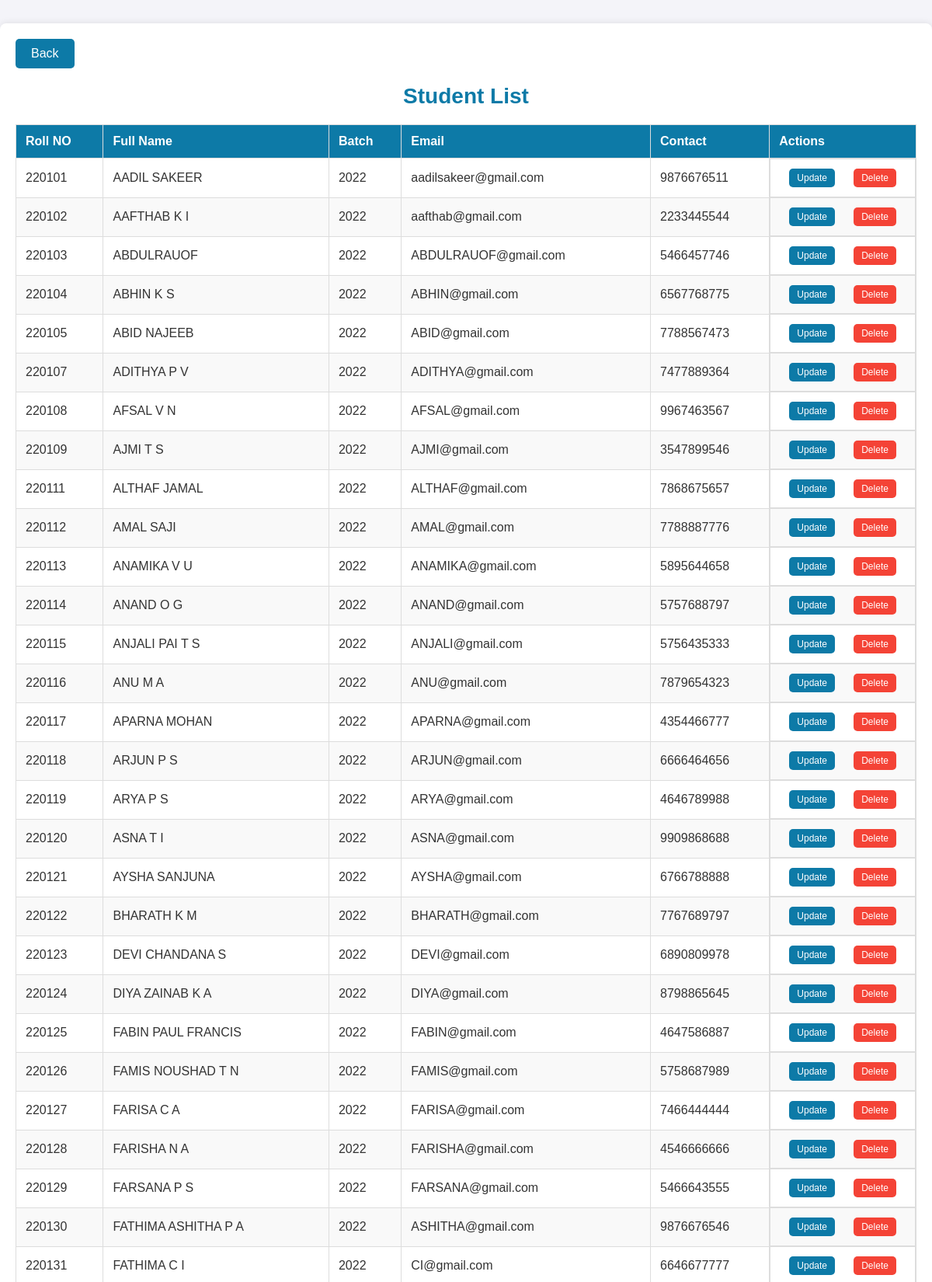
Screenshot of /admin-dashboard/viewStudents.php?id=5 (upper part) with the database file from the repository.
### tables this page shows
CREATE TABLE `students` (
  `STUDENT_ID` int(11) NOT NULL,
  `USER_ID` int(11) NOT NULL,
  `NAMEE` varchar(100) NOT NULL,
  `CLASS_NAME` varchar(100) NOT NULL,
  `PARENT_CONTACT` varchar(100) NOT NULL,
  `BATCH_ID` int(11) NOT NULL
);

CREATE TABLE `users` (
  `USER_ID` int(11) NOT NULL,
  `USER_NAME` varchar(100) NOT NULL,
  `PASSWORDD` varchar(100) NOT NULL,
  `EMAIL` varchar(100) NOT NULL,
  `ROLEE` enum('ADMIN','TEACHERS','STUDENTS') NOT NULL,
  `STATUSS` enum('ACTIVE','INACTIVE') NOT NULL DEFAULT 'ACTIVE'
);

CREATE TABLE `batches` (
  `BATCH_ID` int(11) NOT NULL,
  `BATCH` varchar(200) NOT NULL,
  `YEARR` int(11) NOT NULL,
  `CLASS` varchar(100) NOT NULL,
  `SEMESTER_1` int(11) NOT NULL DEFAULT 0,
  `SEMESTER_2` int(11) NOT NULL DEFAULT 0,
  `SEMESTER_3` int(11) NOT NULL DEFAULT 0,
  `SEMESTER_4` int(11) NOT NULL DEFAULT 0,
  `SEMESTER_5` int(11) NOT NULL DEFAULT 0,
  `SEMESTER_6` int(11) NOT NULL DEFAULT 0,
  `SEMESTER_7` int(11) NOT NULL DEFAULT 0,
  `SEMESTER_8` int(11) NOT NULL DEFAULT 0
);

### admin-dashboard/viewStudents.php (the view, shortened to what this page needs)
<?php
    if($_SERVER['REQUEST_METHOD']=='GET'){
        $dbcon=mysqli_connect("localhost","root","","AMS");
        $BATCH_ID=$_GET['id'];
        $sql="SELECT * FROM batches WHERE BATCH_ID='$BATCH_ID'";
        $batch=mysqli_query($dbcon,$sql);
        if($batch){
            $batch_row=mysqli_fetch_array($batch);
        }
    }
?>
<!DOCTYPE html>
<html lang="en">
<head>
</head>
<body>
    <div class="container">
        <div class="back-button-container">
            <?php
                echo "<a href='adminDashboard.php?tab=manage-students' class='back-button'>Back</a>";
            ?>
        </div>
        <h1>Student List</h1>
        <table>
            <thead>
                <tr>
                    <th>Roll NO</th>
                    <th>Full Name</th>
                    <th>Batch</th>
                    <th>Email</th>
                    <th>Contact</th>
                    <th>Actions</th>
                </tr>
            </thead>
            <tbody>
                <?php
                    $sql="SELECT * FROM students WHERE BATCH_ID='$BATCH_ID' order by NAMEE";
                    $data3=mysqli_query($dbcon,$sql);
                    if($data3){
                        $student_count=mysqli_num_rows($data3);
                        for($j=0;$j<$student_count;$j++){
                            $student=mysqli_fetch_array($data3);
                            $key=$student['USER_ID'];
                            $sql="SELECT * FROM users WHERE USER_ID='$student[USER_ID]'";
                            $data4=mysqli_query($dbcon,$sql);
                            $user=mysqli_fetch_array($data4);
                                echo"  <tr>
                                        <td>".$user['USER_NAME']."</td>
                                        <td>".$student['NAMEE']."</td>
                                        <td>".$batch_row['YEARR']."</td>
                                        <td>".$user['EMAIL']."</td>
                                        <td>".$student['PARENT_CONTACT']."</td>
                                        <td class='action-btn'><a href='update_student.php?id=".$key."&tab=manage-students' class='update-btn'>Update</a><a href='delete.php?id=".$key."&rolee=student&tab=manage-students' class='delete-btn'>Delete</a></td>                                    </tr>";
                        }
                    }
                ?>
            </tbody>
        </table>
    </div>
</body>
</html>

### admin-dashboard/viewStudents.php (style rules this page uses)
body { font-family: 'Arial', sans-serif; margin: 0; padding: 0; background-color: #f4f4f9; color: #333; }
.container { max-width: 1200px; margin: 30px auto; padding: 20px; background-color: #fff; box-shadow: 0 0 10px rgba(0, 0, 0, 0.1); border-radius: 8px; }
.container h1 { font-size: 28px; margin-bottom: 20px; color: #0d7aa7; text-align: center; }
table { width: 100%; border-collapse: collapse; margin-bottom: 20px; }
table, th, td { border: 1px solid #ddd; }
th, td { padding: 12px; text-align: left; }
th { background-color: #0d7aa7; color: white; }
tr:nth-child(even) { background-color: #f9f9f9; }
.back-button { background-color: #0d7aa7; color: white; padding: 10px 20px; border: none; border-radius: 5px; cursor: pointer; font-size: 16px; transition: background-color 0.3s; display: inline-block; text-decoration:none; }
.back-button-container { text-align: left; margin-bottom: 20px; }
.update-btn, .delete-btn, .accessAllow-btn, .accessDeny-btn { display: inline-block; padding: 5px 10px; background-color: #0d7aa7; color: white; text-align: center; text-decoration: none; border-radius: 5px; font-size: 12px; transition: background-color 0.3s ease; }
.delete-btn { background-color: #f44336; }
td.action-btn { display: flex; justify-content: space-around; }

### rows the page displays
students: USER_ID.USER_NAME "220101", NAMEE "AADIL SAKEER", BATCH_ID.YEARR "2022", USER_ID.EMAIL "aadilsakeer@gmail.com", PARENT_CONTACT "9876676511"
students: USER_ID.USER_NAME "220102", NAMEE "AAFTHAB K I", BATCH_ID.YEARR "2022", USER_ID.EMAIL "aafthab@gmail.com", PARENT_CONTACT "2233445544"
students: USER_ID.USER_NAME "220103", NAMEE "ABDULRAUOF", BATCH_ID.YEARR "2022", USER_ID.EMAIL "ABDULRAUOF@gmail.com", PARENT_CONTACT "5466457746"
students: USER_ID.USER_NAME "220104", NAMEE "ABHIN K S", BATCH_ID.YEARR "2022", USER_ID.EMAIL "ABHIN@gmail.com", PARENT_CONTACT "6567768775"
students: USER_ID.USER_NAME "220105", NAMEE "ABID NAJEEB", BATCH_ID.YEARR "2022", USER_ID.EMAIL "ABID@gmail.com", PARENT_CONTACT "7788567473"
students: USER_ID.USER_NAME "220107", NAMEE "ADITHYA P V", BATCH_ID.YEARR "2022", USER_ID.EMAIL "ADITHYA@gmail.com", PARENT_CONTACT "7477889364"
students: USER_ID.USER_NAME "220108", NAMEE "AFSAL V N", BATCH_ID.YEARR "2022", USER_ID.EMAIL "AFSAL@gmail.com", PARENT_CONTACT "9967463567"
students: USER_ID.USER_NAME "220109", NAMEE "AJMI T S", BATCH_ID.YEARR "2022", USER_ID.EMAIL "AJMI@gmail.com", PARENT_CONTACT "3547899546"
students: USER_ID.USER_NAME "220111", NAMEE "ALTHAF JAMAL", BATCH_ID.YEARR "2022", USER_ID.EMAIL "ALTHAF@gmail.com", PARENT_CONTACT "7868675657"
students: USER_ID.USER_NAME "220112", NAMEE "AMAL SAJI", BATCH_ID.YEARR "2022", USER_ID.EMAIL "AMAL@gmail.com", PARENT_CONTACT "7788887776"
students: USER_ID.USER_NAME "220113", NAMEE "ANAMIKA V U", BATCH_ID.YEARR "2022", USER_ID.EMAIL "ANAMIKA@gmail.com", PARENT_CONTACT "5895644658"
students: USER_ID.USER_NAME "220114", NAMEE "ANAND O G", BATCH_ID.YEARR "2022", USER_ID.EMAIL "ANAND@gmail.com", PARENT_CONTACT "5757688797"
students: USER_ID.USER_NAME "220115", NAMEE "ANJALI PAI T S", BATCH_ID.YEARR "2022", USER_ID.EMAIL "ANJALI@gmail.com", PARENT_CONTACT "5756435333"
students: USER_ID.USER_NAME "220116", NAMEE "ANU M A", BATCH_ID.YEARR "2022", USER_ID.EMAIL "ANU@gmail.com", PARENT_CONTACT "7879654323"
students: USER_ID.USER_NAME "220117", NAMEE "APARNA MOHAN", BATCH_ID.YEARR "2022", USER_ID.EMAIL "APARNA@gmail.com", PARENT_CONTACT "4354466777"
students: USER_ID.USER_NAME "220118", NAMEE "ARJUN P S", BATCH_ID.YEARR "2022", USER_ID.EMAIL "ARJUN@gmail.com", PARENT_CONTACT "6666464656"
students: USER_ID.USER_NAME "220119", NAMEE "ARYA P S", BATCH_ID.YEARR "2022", USER_ID.EMAIL "ARYA@gmail.com", PARENT_CONTACT "4646789988"
students: USER_ID.USER_NAME "220120", NAMEE "ASNA T I", BATCH_ID.YEARR "2022", USER_ID.EMAIL "ASNA@gmail.com", PARENT_CONTACT "9909868688"
students: USER_ID.USER_NAME "220121", NAMEE "AYSHA SANJUNA", BATCH_ID.YEARR "2022", USER_ID.EMAIL "AYSHA@gmail.com", PARENT_CONTACT "6766788888"
students: USER_ID.USER_NAME "220122", NAMEE "BHARATH K M", BATCH_ID.YEARR "2022", USER_ID.EMAIL "BHARATH@gmail.com", PARENT_CONTACT "7767689797"
students: USER_ID.USER_NAME "220123", NAMEE "DEVI CHANDANA S", BATCH_ID.YEARR "2022", USER_ID.EMAIL "DEVI@gmail.com", PARENT_CONTACT "6890809978"
students: USER_ID.USER_NAME "220124", NAMEE "DIYA ZAINAB K A", BATCH_ID.YEARR "2022", USER_ID.EMAIL "DIYA@gmail.com", PARENT_CONTACT "8798865645"
students: USER_ID.USER_NAME "220125", NAMEE "FABIN PAUL FRANCIS", BATCH_ID.YEARR "2022", USER_ID.EMAIL "FABIN@gmail.com", PARENT_CONTACT "4647586887"
students: USER_ID.USER_NAME "220126", NAMEE "FAMIS NOUSHAD T N", BATCH_ID.YEARR "2022", USER_ID.EMAIL "FAMIS@gmail.com", PARENT_CONTACT "5758687989"
students: USER_ID.USER_NAME "220127", NAMEE "FARISA C A", BATCH_ID.YEARR "2022", USER_ID.EMAIL "FARISA@gmail.com", PARENT_CONTACT "7466444444"
students: USER_ID.USER_NAME "220128", NAMEE "FARISHA N A", BATCH_ID.YEARR "2022", USER_ID.EMAIL "FARISHA@gmail.com", PARENT_CONTACT "4546666666"
students: USER_ID.USER_NAME "220129", NAMEE "FARSANA P S", BATCH_ID.YEARR "2022", USER_ID.EMAIL "FARSANA@gmail.com", PARENT_CONTACT "5466643555"
students: USER_ID.USER_NAME "220130", NAMEE "FATHIMA ASHITHA P A", BATCH_ID.YEARR "2022", USER_ID.EMAIL "ASHITHA@gmail.com", PARENT_CONTACT "9876676546"
students: USER_ID.USER_NAME "220131", NAMEE "FATHIMA C I", BATCH_ID.YEARR "2022", USER_ID.EMAIL "CI@gmail.com", PARENT_CONTACT "6646677777"
